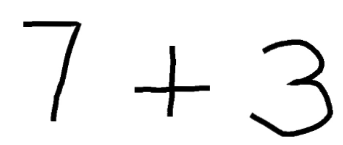
#> input picture equation.png, 343 x 145 px
$ python -i image_processing.py   (imports and definitions only)
#> lines starting #> are read from the running program, lines starting #| are printed output that depends on the picture; after the words box and inside, x2 and y2 are one past the last pixel; in counts of white or black regions, pixels touching at a corner belong together
import numpy as np
import cv2

def _load_and_preprocess_image(image_path: str) -> np.ndarray:
    """
    Loads the image in grayscale and apply binary thresholding.

    Args:
        image_path (str): Path to the image file.

    Returns:
        np.ndarray: Binary imager after thresholding.
    """
    grayscale_image = cv2.imread(image_path, cv2.IMREAD_GRAYSCALE)

    if grayscale_image is None:
        raise ValueError(f"Image not found at path: {image_path}")

    _, binary_image = cv2.threshold(grayscale_image, 128, 255, cv2.THRESH_BINARY_INV)

    return binary_image

def _find_and_sort_contours(binary_image: np.ndarray) -> list[tuple[int, int, int, int]]:
    """
    Finds the contours and sorts them by their x-coordinate.

    Args:
        binary_image (np.ndarray): Binary image to find contours in.

    Returns:
        list[tuple[int, int, int, int]]: List of sorted bounding rects.
    """
    contours, _ = cv2.findContours(binary_image, cv2.RETR_EXTERNAL, cv2.CHAIN_APPROX_NONE)
    bounding_rects = [cv2.boundingRect(contour) for contour in contours]
    bounding_rects = sorted(bounding_rects, key=lambda rect: rect[0])

    return bounding_rects

def _crop_and_resize_images(binary_image: np.ndarray, bounding_rects: list[tuple[int, int, int, int]]) -> list[np.ndarray]:
    """
    Crops and resizes the images based on bounding rects.

    Args:
        binary_image (np.ndarray): Binary image to crop from.
        bounding_rects: (list[tuple[int, int, int, int]]): List of bounding rects to crop.

    Returns:
        list[np.ndarray]: List of resized images.
    """
    resized_images: list[np.ndarray] = []

    for rect in bounding_rects:
        x, y, w, h = rect
        im_crop = binary_image[y - 10:y + h + 10, x - 10:x + w + 10]

        im_resize = cv2.resize(im_crop, (28, 28))

        resized_images.append(im_resize)

    return resized_images

def extract_objects(image_path: str) -> list[np.ndarray]:
    """
    Extracts objects from an input image.

    Args:
        image_path (str): Path to the input image file.

    Returns:
        list[np.ndarray]: List of resized images containing the detected objects.
    """
    binary_image = _load_and_preprocess_image(image_path)
#> in _load_and_preprocess_image, grayscale_image is the input picture: shape (145, 343); min 0, max 255, mean 240
#> in _load_and_preprocess_image, `_, binary_image = cv2.threshold(grayscale_image, 128, 255, cv2.THRESH_..`:
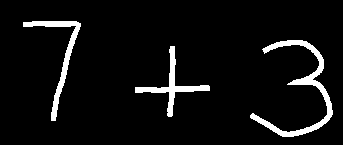
#> binary_image: shape (145, 343); 6% white; 3 white regions
    bounding_rects = _find_and_sort_contours(binary_image)
#> in _find_and_sort_contours, `contours, _ = cv2.findContours(binary_image, cv2.RETR_EXTERNAL, cv2.CH..`: contours = 3 contours; box (x1, y1, x2, y2) and area: (250, 40, 333, 137) 1115, (23, 21, 81, 121) 690, (135, 46, 210, 117) 650
#> in _find_and_sort_contours, `bounding_rects = [cv2.boundingRect(contour) for contour in contours]`: bounding_rects = [(135, 46, 75, 71), (250, 40, 83, 97), (23, 21, 58, 100)]
#> in _find_and_sort_contours, `bounding_rects = sorted(bounding_rects, key=lambda rect: rect[0])`: bounding_rects = [(23, 21, 58, 100), (135, 46, 75, 71), (250, 40, 83, 97)]
    resized_images = _crop_and_resize_images(binary_image, bounding_rects)
#> the loop in _crop_and_resize_images, `for rect in bounding_rects:` made 3 passes
#> pass 1, in _crop_and_resize_images, `im_crop = binary_image[y - 10:y + h + 10, x - 10:x + w + 10]`:
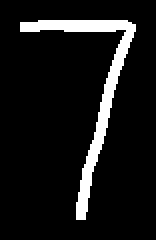
#> im_crop: shape (120, 78) (shown 2 times larger); 9% white; 1 white region, box (x1, y1, x2, y2) and area: (10, 10, 68, 110) 845
#> pass 1, in _crop_and_resize_images, `im_resize = cv2.resize(im_crop, (28, 28))`:
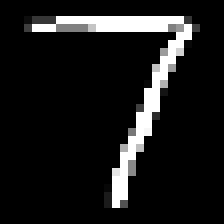
#> im_resize: shape (28, 28) (shown 8 times larger); min 0, max 255, mean 25.9
#> pass 2, in _crop_and_resize_images, `im_crop = binary_image[y - 10:y + h + 10, x - 10:x + w + 10]`:
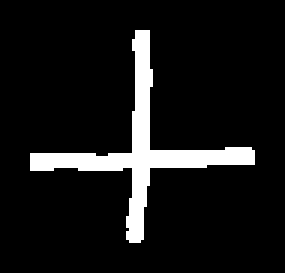
#> im_crop: shape (91, 95) (shown 3 times larger); 9.1% white; 1 white region, box (x1, y1, x2, y2) and area: (10, 10, 85, 81) 791
#> pass 2, in _crop_and_resize_images, `im_resize = cv2.resize(im_crop, (28, 28))`:
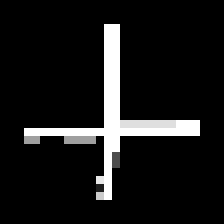
#> im_resize: shape (28, 28) (shown 8 times larger); min 0, max 255, mean 23.8
#> after the loop in _crop_and_resize_images, `for rect in bounding_rects:`:
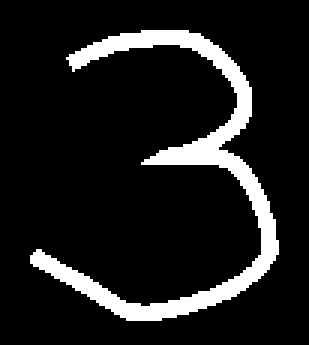
#> im_crop: shape (115, 103) (shown 3 times larger); 11.3% white; 1 white region, box (x1, y1, x2, y2) and area: (10, 10, 93, 107) 1340
#> after the loop in _crop_and_resize_images, `for rect in bounding_rects:`: resized_images = 3 items
#> resized_images = 3 items
    return resized_images


>>> result = extract_objects('equation.png')
#> result = 3 items
